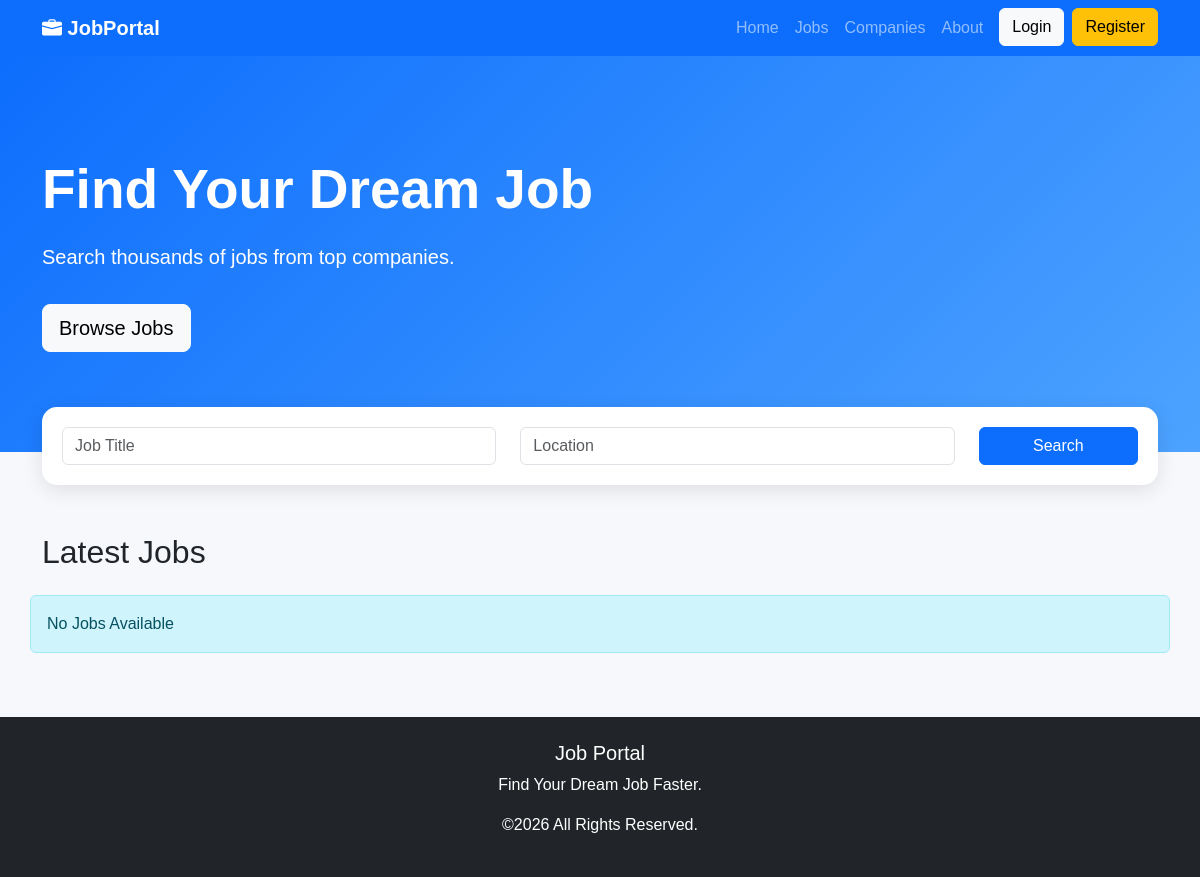
/, run on an earlier commit of the app's database.
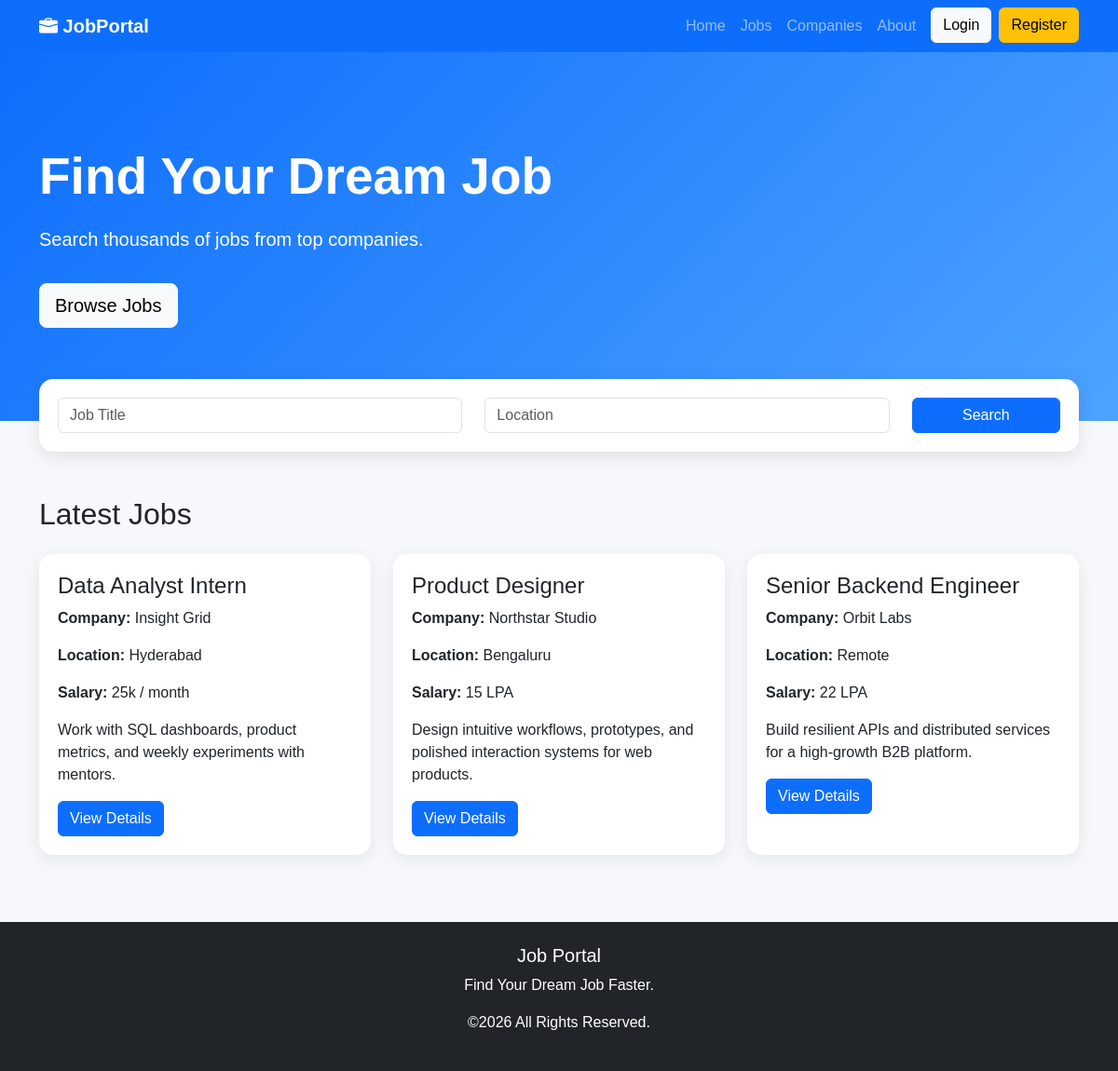
And on a later commit of the database.
### jobs/models.py (models this page shows, shortened)
class Job(models.Model):
    class EmploymentType(models.TextChoices):
        FULL_TIME = "full_time", "Full Time"
        PART_TIME = "part_time", "Part Time"
        CONTRACT = "contract", "Contract"
        INTERNSHIP = "internship", "Internship"
    title = models.CharField(max_length=200)
    company = models.CharField(max_length=200)
    location = models.CharField(max_length=200)
    salary = models.CharField(max_length=100)
    description = models.TextField()
    employment_type = models.CharField(
        max_length=20,
        choices=EmploymentType.choices,
        default=EmploymentType.FULL_TIME,
    )
    is_active = models.BooleanField(default=True)
    created_at = models.DateTimeField(auto_now_add=True)
    updated_at = models.DateTimeField(default=timezone.now)
    class Meta:
        ordering = ["-created_at"]

### jobs/views.py (the view)
# urls.py: 2. Add a URL to urlpatterns:  path('', views.home, name='home')
def home(request):
    jobs = Job.objects.all()
    return render(request, 'jobs/home.html', {
        'jobs': jobs
    })

### templates/jobs/home.html (shortened to what this page needs)
{% extends 'base.html' %}
{% block content %}
<section class="hero">
<div class="container">
<div class="row">
<div class="col-lg-7">
<h1>Find Your Dream Job</h1>
<p>
Search thousands of jobs from top companies.
</p>
<a href="#jobs"
class="btn btn-light btn-lg mt-3">
Browse Jobs
</a>
</div>
</div>
</div>
</section>
<div class="container">
<div class="search-box">
<div class="row">
<div class="col-md-5">
<input
type="text"
class="form-control"
placeholder="Job Title">
</div>
<div class="col-md-5">
<input
type="text"
class="form-control"
placeholder="Location">
</div>
<div class="col-md-2">
<button class="btn btn-primary w-100">
    Search
</button>
</div>
</div>
</div>
</div>
<div class="container mt-5"
id="jobs">
<h2 class="mb-4">
Latest Jobs
</h2>
<div class="row">
{% for job in jobs %}
<div class="col-md-4 mb-4">
<div class="job-card">
<h4>
{{ job.title }}
</h4>
<p>
<strong>Company:</strong>
{{ job.company }}
</p>
<p>
<strong>Location:</strong>
{{ job.location }}
</p>
<p>
<strong>Salary:</strong>
{{ job.salary }}
</p>
<p>
{{ job.description|truncatechars:120 }}
</p>
<a href="{% url 'job_detail' job.id %}" class="btn btn-primary">
    View Details
</a>
</div>
</div>
{% empty %}
<div class="alert alert-info">
No Jobs Available
</div>
{% endfor %}
</div>
</div>
{% endblock %}

### templates/base.html (shortened to what this page needs)
{% load static %}
<!DOCTYPE html>
<html lang="en">
<head>
<link href="https://cdn.jsdelivr.net/npm/bootstrap@5.3.3/dist/css/bootstrap.min.css" rel="stylesheet">
<link rel="stylesheet"
href="https://cdn.jsdelivr.net/npm/bootstrap-icons@1.11.3/font/bootstrap-icons.min.css">
<link rel="stylesheet"
href="{% static 'css/style.css' %}">
</head>
<body>
<nav class="navbar navbar-expand-lg navbar-dark bg-primary">
<div class="container">
<a class="navbar-brand fw-bold" href="/">
<i class="bi bi-briefcase-fill"></i>
JobPortal
</a>
<div class="collapse navbar-collapse"
id="navbar">
<ul class="navbar-nav ms-auto">
<li class="nav-item">
<a class="nav-link" href="/">Home</a>
</li>
<li class="nav-item">
<a class="nav-link" href="#">Jobs</a>
</li>
<li class="nav-item">
<a class="nav-link" href="#">Companies</a>
</li>
<li class="nav-item">
<a class="nav-link" href="#">About</a>
</li>
<li class="nav-item">
{% if user.is_authenticated %}
<li class="nav-item">
<span class="nav-link">
Hello {{ user.username }}
</span>
</li>
<li class="nav-item">
<a class="btn btn-danger ms-2"
href="{% url 'logout' %}">
Logout
</a>
</li>
{% else %}
<li class="nav-item">
<a class="btn btn-light ms-2"
href="{% url 'login' %}">
Login
</a>
</li>
<li class="nav-item">
<a class="btn btn-warning ms-2"
href="{% url 'register' %}">
Register
</a>
</li>
{% endif %}
</li>
</ul>
</div>
</div>
</nav>
{% block content %}
{% endblock %}
<footer class="bg-dark text-white mt-5">
<div class="container text-center py-4">
<h5>Job Portal</h5>
<p>Find Your Dream Job Faster.</p>
<p>©2026 All Rights Reserved.</p>
</div>
</footer>
</body>
</html>

### static/style.css (style rules this page uses)
body { background:#f6f8fc; font-family:Arial,Helvetica,sans-serif; }
.hero { background:linear-gradient(135deg,#0d6efd,#4da3ff); color:white; padding:100px 0; }
.hero h1 { font-size:55px; font-weight:bold; }
.hero p { font-size:20px; margin-top:20px; }
.search-box { background:white; padding:20px; border-radius:15px; box-shadow:0 5px 20px rgba(0,0,0,.1); margin-top:-45px; }
.job-card { background:white; padding:20px; border-radius:15px; box-shadow:0 5px 20px rgba(0,0,0,.08); transition:.3s; height:100%; }
footer { margin-top:80px; }

What changed in the data, as far as the page shows it:
added Job: title "Data Analyst Intern", company "Insight Grid", location "Hyderabad", salary "25k / month", description "Work with SQL dashboards, product metrics, and weekly experiments with mentors."
added Job: title "Product Designer", company "Northstar Studio", location "Bengaluru", salary "15 LPA", description "Design intuitive workflows, prototypes, and polished interaction systems for web products."
added Job: title "Senior Backend Engineer", company "Orbit Labs", location "Remote", salary "22 LPA", description "Build resilient APIs and distributed services for a high-growth B2B platform."
Also different on the page:
text no longer shown: "No Jobs Available"
